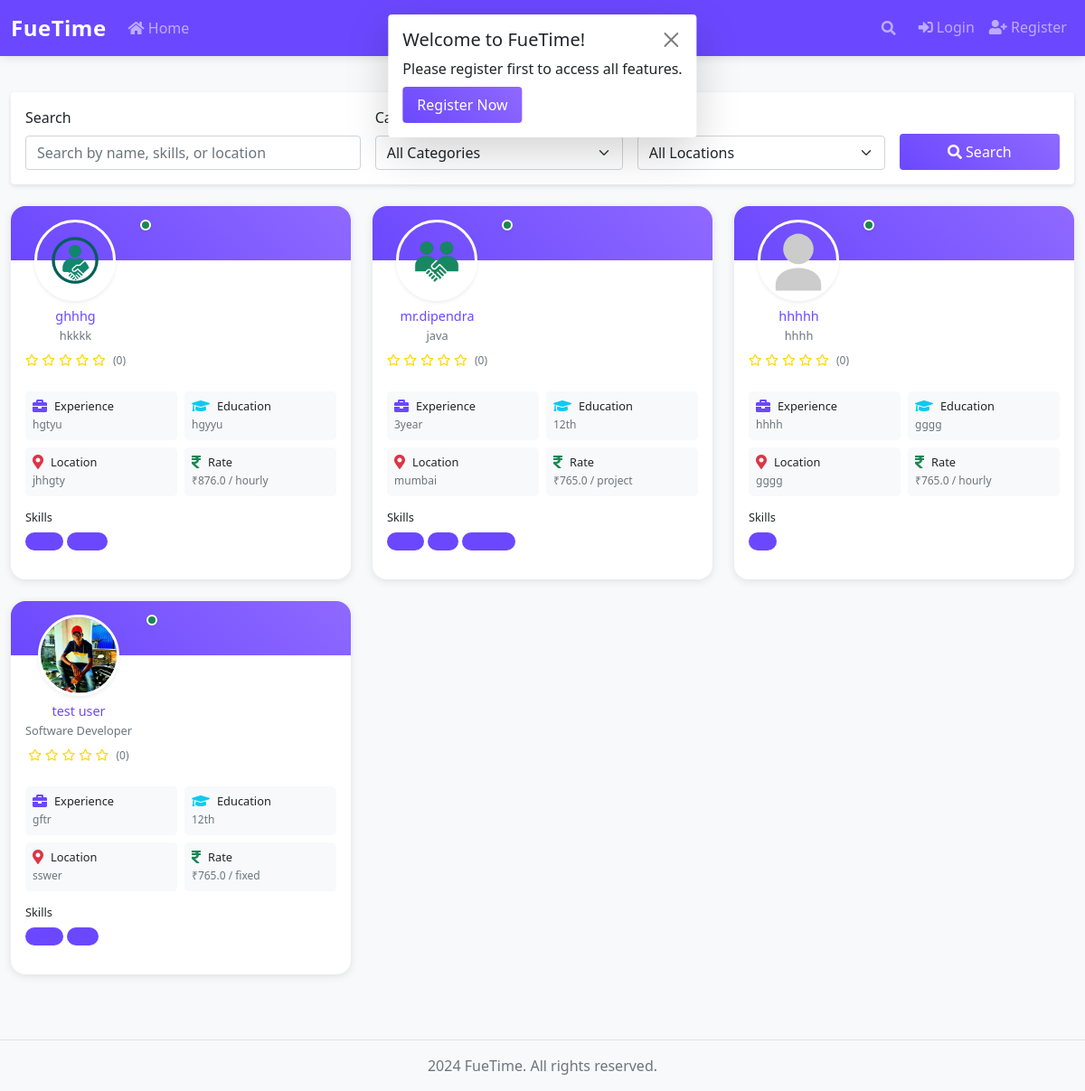
The page / on the database its author committed.
### app.py (models this page shows, shortened)
class User(UserMixin, db.Model):
    id = db.Column(db.Integer, primary_key=True)
    email = db.Column(db.String(120), unique=True, nullable=False, index=True)
    phone = db.Column(db.String(20), unique=True, nullable=False, index=True)
    password_hash = db.Column(db.String(128))
    reset_token = db.Column(db.String(100), unique=True)
    reset_token_expiry = db.Column(db.DateTime)
    full_name = db.Column(db.String(100), nullable=False)
    mother_name = db.Column(db.String(100))
    father_name = db.Column(db.String(100))
    live_location = db.Column(db.String(200))
    current_location = db.Column(db.String(200))
    work = db.Column(db.String(100))
    experience = db.Column(db.String(50))
    education = db.Column(db.String(200))
    age = db.Column(db.Integer)
    photo = db.Column(db.String(200))
    bio = db.Column(db.Text)
    payment_type = db.Column(db.String(20))
    payment_charge = db.Column(db.Float)
    skills = db.Column(db.String(500))
    categories = db.Column(db.String(200))
    availability = db.Column(db.String(20), default="available")
    average_rating = db.Column(db.Float, default=0.0)
    total_reviews = db.Column(db.Integer, default=0)
    created_at = db.Column(db.DateTime, default=datetime.utcnow)
    last_active = db.Column(db.DateTime, default=datetime.utcnow)
    is_online = db.Column(db.Boolean, default=False)
    profile_views = db.Column(db.Integer, default=0)  # Added profile_views field
    wallet_balance = db.Column(db.Float, default=0.0)
    is_admin = db.Column(db.Boolean, default=False)
    username = db.Column(db.String(100), unique=True, nullable=False, index=True)
    active = db.Column(db.Boolean, default=True)
    authenticated = db.Column(db.Boolean, default=False)
    reviews_received = db.relationship('Review',
        foreign_keys='Review.worker_id',
        backref='reviewed_user',
        lazy='dynamic'
    )
    reviews_given = db.relationship('Review',
        foreign_keys='Review.reviewer_id',
        backref='reviewer_user',
        lazy='dynamic'
    )

### app.py (the view, shortened to what this page needs)
@app.route('/')
def index():
    try:
        page = request.args.get('page', 1, type=int)
        category = request.args.get('category', '')
        location = request.args.get('location', '')
        q = request.args.get('q', '')
        users = User.query
        if category:
            users = users.filter(db.func.lower(User.categories).like(f'%{category.lower()}%'))
        pagination = users.order_by(User.average_rating.desc()).paginate(
            page=page,
            per_page=9,
            error_out=False
        )
        users = pagination.items
        categories = db.session.query(User.categories).distinct()
        categories = [cat[0] for cat in categories if cat[0]]
        categories = sorted(set(','.join(categories).split(',')))
        locations = db.session.query(User.current_location).distinct()
        locations = [loc[0] for loc in locations if loc[0]]
        locations = sorted(set(locations))
        print("Total users:", len(users))
        for user in users:
            print(f"User: {user.full_name}, Email: {user.email}")
            if not user.full_name or not user.email or not user.username:
                print(f"Warning: Missing required fields for user {user.id}")
                continue
        return render_template('index.html',
                             users=users,
                             pagination=pagination,
                             categories=categories,
                             locations=locations)
    except Exception as e:
        print(f"Error in index route: {str(e)}")
        db.session.rollback()
        return render_template('500.html'), 500

### templates/index.html (shortened to what this page needs)
{% extends "base.html" %}
{% block content %}
<div class="container mt-4">
    <div class="card mb-4">
        <div class="card-body">
            <form method="get" class="row g-3">
                <div class="col-md-4">
                    <label for="search" class="form-label">{{ _('Search') }}</label>
                    <input type="text" class="form-control" id="search" name="q" value="{{ request.args.get('q', '') }}"
                           placeholder="{{ _('Search by name, skills, or location') }}">
                </div>
                <div class="col-md-3">
                    <label for="category" class="form-label">{{ _('Category') }}</label>
                    <select class="form-select" id="category" name="category">
                        <option value="">{{ _('All Categories') }}</option>
                    </select>
                </div>
                <div class="col-md-3">
                    <label for="location" class="form-label">{{ _('Location') }}</label>
                    <select class="form-select" id="location" name="location">
                        <option value="">{{ _('All Locations') }}</option>
                    </select>
                </div>
                <div class="col-md-2 d-flex align-items-end">
                    <button type="submit" class="btn btn-primary w-100">
                        <i class="fas fa-search"></i> {{ _('Search') }}
                    </button>
                </div>
            </form>
        </div>
    </div>
    <div class="row">
        {% for user in users %}
        <div class="col-md-6 col-lg-4 mb-4">
            {% include 'components/profile_card.html' %}
        </div>
        {% else %}
        <div class="col-12">
            <div class="alert alert-info">
                <i class="fas fa-info-circle"></i> {{ _('No users found matching your criteria.') }}
            </div>
        </div>
        {% endfor %}
    </div>
</div>
{% endblock %}

### templates/components/profile_card.html (shortened to what this page needs)
<div class="card profile-card h-100 border-0 shadow-sm rounded-4 overflow-hidden">
    <div class="card-body p-0">
        <div class="position-relative mb-3">
            <div class="profile-header" style="height: 60px; background: linear-gradient(45deg, #6b48ff, #8f69ff);"></div>
            <div class="px-3">
                <div class="d-flex position-relative" style="margin-top: -45px;">
                    <div class="position-relative text-center" style="min-width: 90px;">
                        {% if user.photo %}
                        <img src="{{ url_for('static', filename='uploads/' + user.photo) }}"
                             class="rounded-circle border-3 border-white shadow-sm profile-image"
                             style="width: 90px; height: 90px; object-fit: cover;"
                             alt="{{ user.full_name|default('User') }}"
                             data-default-src="{{ url_for('static', filename='img/default-avatar.svg') }}">
                        {% else %}
                        <img src="{{ url_for('static', filename='img/default-avatar.svg') }}"
                             class="rounded-circle border-3 border-white shadow-sm"
                             style="width: 90px; height: 90px; object-fit: cover;"
                             alt="{{ user.full_name|default('User') }}">
                        {% endif %}
                        <div class="mt-2">
                            <a href="{{ url_for('profile', user_id=user.id) }}" class="text-decoration-none">
                                <h5 class="mb-1 text-primary hover-underline" style="font-size: 0.9rem; color: #6b48ff !important;">{{ user.full_name|default('User') }}</h5>
                            </a>
                            <p class="text-muted mb-1" style="font-size: 0.8rem;">{{ user.work|default('Not specified') }}</p>
                            <div class="rating">
                                {% for i in range(5 - user.average_rating|default(0)|int) %}
                                <i class="far fa-star" style="color: #FFD700; font-size: 0.8rem;"></i>
                                {% endfor %}
                                <span class="text-muted small ms-1" style="font-size: 0.75rem;">({{ user.total_reviews|default(0) }})</span>
                            </div>
                        </div>
                    </div>
                    <div class="ms-3">
                        <div class="d-flex justify-content-end">
                            {% if user.is_online %}
                            <span class="online-status-dot bg-success rounded-circle d-block shadow-sm"
                                  style="width: 12px; height: 12px; border: 2px solid white;"
                                  data-user-id="{{ user.id }}"
                                  title="Online"></span>
                            {% else %}
                            <span class="online-status-dot bg-secondary rounded-circle d-block shadow-sm"
                                  style="width: 12px; height: 12px; border: 2px solid white;"
                                  data-user-id="{{ user.id }}"
                                  title="Last seen: {{ user.last_active.strftime('%Y-%m-%d %H:%M') }}"></span>
                            {% endif %}
                        </div>
                    </div>
                </div>
            </div>
        </div>
        <div class="px-3 pb-3">
            <div class="row g-2 mb-3">
                <div class="col-6">
                    <div class="p-2 rounded-3 bg-light h-100">
                        <div class="d-flex align-items-center mb-1">
                            <i class="fas fa-briefcase text-primary fs-6 me-2"></i>
                            <h6 class="mb-0" style="font-size: 0.8rem;">Experience</h6>
                        </div>
                        <p class="mb-0 text-muted" style="font-size: 0.75rem;">{{ user.experience|default('Not specified') }}</p>
                    </div>
                </div>
                <div class="col-6">
                    <div class="p-2 rounded-3 bg-light h-100">
                        <div class="d-flex align-items-center mb-1">
                            <i class="fas fa-graduation-cap text-info fs-6 me-2"></i>
                            <h6 class="mb-0" style="font-size: 0.8rem;">Education</h6>
                        </div>
                        <p class="mb-0 text-muted" style="font-size: 0.75rem;">{{ user.education|default('Not specified') }}</p>
                    </div>
                </div>
                <div class="col-6">
                    <div class="p-2 rounded-3 bg-light h-100">
                        <div class="d-flex align-items-center mb-1">
                            <i class="fas fa-map-marker-alt text-danger fs-6 me-2"></i>
                            <h6 class="mb-0" style="font-size: 0.8rem;">Location</h6>
                        </div>
                        <p class="mb-0 text-muted" style="font-size: 0.75rem;">{{ user.current_location|default('Not specified') }}</p>
                    </div>
                </div>
                <div class="col-6">
                    <div class="p-2 rounded-3 bg-light h-100">
                        <div class="d-flex align-items-center mb-1">
                            <i class="fas fa-rupee-sign text-success fs-6 me-2"></i>
                            <h6 class="mb-0" style="font-size: 0.8rem;">Rate</h6>
                        </div>
                        <p class="mb-0 text-muted" style="font-size: 0.75rem;">{% if user.payment_charge %}₹{{ user.payment_charge }} / {{ user.payment_type|default('hour') }}{% else %}Not specified{% endif %}</p>
                    </div>
                </div>
            </div>
            {% if user.skills %}
            <div class="mb-3">
                <h6 class="mb-2" style="font-size: 0.8rem;">Skills</h6>
                <div class="d-flex flex-wrap gap-1">
                    {% for skill in (user.skills or '').split(',') %}
                    {% if skill.strip() %}
                    <span class="badge rounded-pill bg-primary bg-opacity-10 text-primary px-2 py-1" style="font-size: 0.75rem;">{{ skill.strip() }}</span>
                    {% endif %}
                    {% endfor %}
                </div>
            </div>
            {% endif %}
        </div>
    </div>
</div>

### rows shown on the page
User: photo (picture), full_name "ghhhg", work "hkkkk", average_rating 0 (drawn), total_reviews "0", {{ user.id }} 1 (drawn), experience "hgtyu", education "hgyyu", current_location "jhhgty", payment_charge "876.0", payment_type "hourly"
User: photo (picture), full_name "mr.dipendra", work "java", average_rating 0 (drawn), total_reviews "0", experience "3year", education "12th", current_location "mumbai", payment_charge "765.0", payment_type "project"
User: full_name "hhhhh", work "hhhh", average_rating 0 (drawn), total_reviews "0", experience "hhhh", education "gggg", current_location "gggg", payment_charge "765.0", payment_type "hourly"
User: photo (picture), full_name "test user", work "Software Developer", average_rating 0 (drawn), total_reviews "0", experience "gftr", education "12th", current_location "sswer", payment_charge "765.0", payment_type "fixed"

### other values the page prints
form field category "All Categories"
form field location "All Locations"
